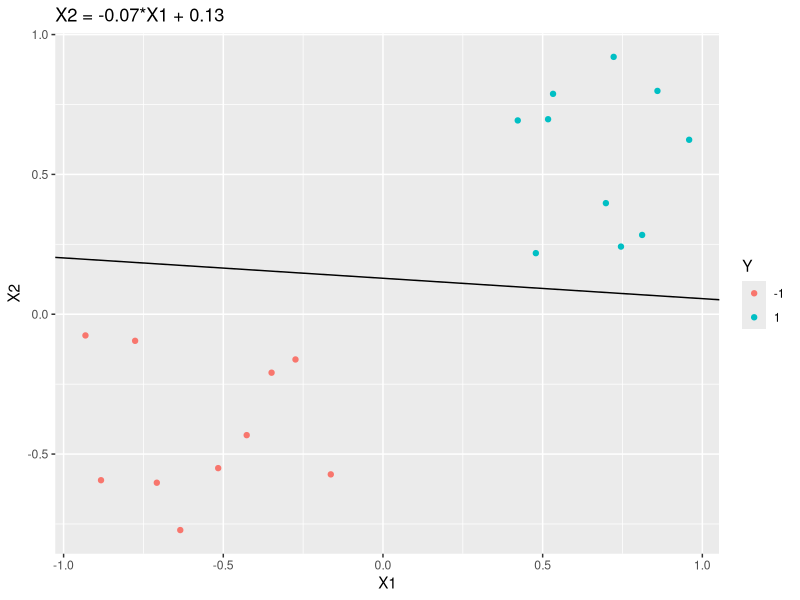
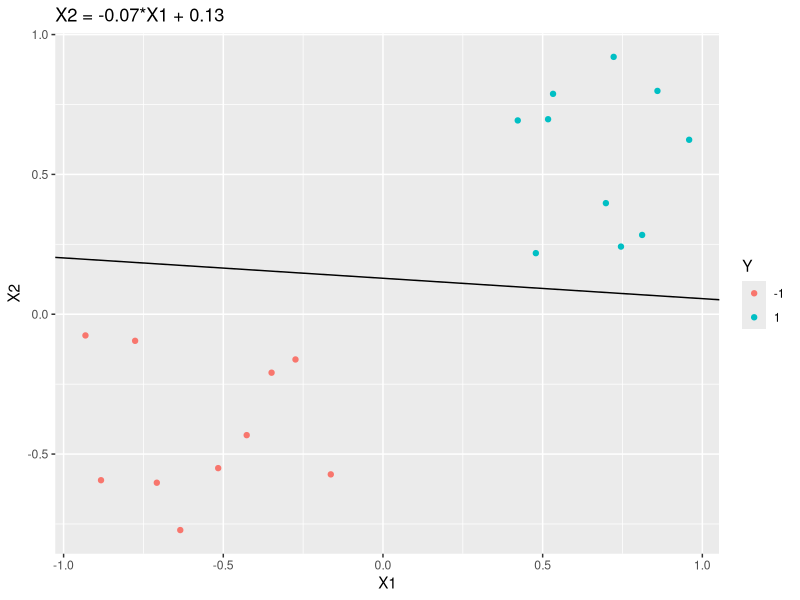

Write the R code that produced these figures, in order.
### Percetron linear classifier ###
### Tuan Le
### tuanle@hotmail.de

library(R6)

Perceptron = R6Class("Perceptron", public = list(
  X = NULL,
  Y = NULL,
  N = NULL,
  M = NULL,
  weights = NULL,
  ### CONSTRUCTOR ###
  #' Initializes Perceptron object
  #' @param X feature matrix
  #' @param y target vector
  #' @return Perceptron object
  initialize = function(X, Y) {
    self$X = X
    self$Y = Y
    self$N = nrow(X)
    self$M = ncol(X)
  },
  ### METHODS ###
  #' Train Perceptron binary classifier object
  #' @param eta learning rate for weights adjusting
  #' @param max_iter maximal iteration for training
  train = function(eta = 0.1, max_iter = 1000L) {
    # Initiliaze weights
    self$weights = rnorm(n = self$M + 1)
    # Column bind bias
    self$X = cbind(1, self$X)
    # Compute Y_hat
    weighted_sum = self$X %*% self$weights
    Y_hat = sign(weighted_sum)
    for (i in seq.int(max_iter)) {
      if (all(self$Y == Y_hat)) {
        print(sprintf("Training stopped at iteration %i", i))
        break
      } else {
        for (sample in seq.int(self$N)) {
          if (self$Y[sample] != Y_hat[sample]) {
            # Apply weights update
            self$weights = c(self$weights + eta * self$Y[sample] * t(self$X[sample, ]))
            # Compute new Y_hat after one weight update
            weighted_sum = self$X %*% self$weights
            Y_hat = sign(weighted_sum)
          }
        }
      }
      if(i == max_iter) print(sprintf("Training stopped at maximal iteration %i", i))
    }
    print(paste("Final weights after training:", paste(self$weights, collapse = ",")))
    return(invisible(NULL))
  },
  visualize = function() {
    #TBD
    data_frame = cbind.data.frame(X = self$X, Y = as.factor(self$Y))
    colnames(data_frame) = c("bias", "X1", "X2", "Y")
    intercept = -self$weights[1]/self$weights[3] 
    slope = -self$weights[2]/self$weights[3]
    equation = paste0("X2 = ", round(slope, 2), "*X1 + ", round(intercept, 2))
    require(ggplot2)
    g_plot = ggplot(data = data_frame, mapping = aes(x = X1, y = X2, colour = Y)) + 
      geom_point(mapping = aes(x = X1, y = X2, fill = Y)) + geom_abline(slope = slope, intercept = intercept) +
      ggtitle(equation)
    return(g_plot)
  }
))

generate_data = function(n, dim) {
  ## create points in [-1,0]
  X1 = matrix(runif(ceiling(n/2)*dim), ncol = dim) - 1 
  ## create points in [0,1]
  X2 = matrix(runif(floor((n/2)*dim)), ncol = dim)
  ## row bind
  X = rbind(X1,X2)
  Y = c(rep(-1, ceiling(n/2)), rep(1, floor(n/2)))
  return(list(X = X, Y = Y))
}

set.seed(19)
data = generate_data(n = 20, dim = 2)
X = data$X
Y = data$Y

perceptron = Perceptron$new(X,Y)
perceptron$train()
plot = perceptron$visualize()
print(plot)
ggsave(filename = "perceptron_2D_R.png", plot = plot)
